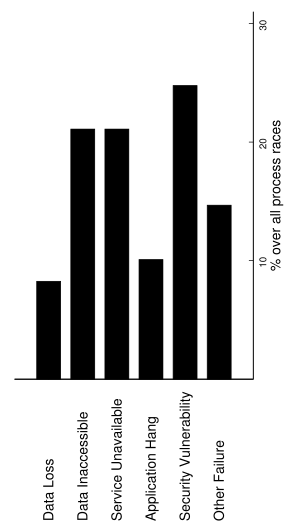

Write the gnuplot code that produced this figure.
reset
set terminal postscript eps enhanced
set style data histograms
set style histogram rowstacked

unset title
set style fill solid
set border 9

unset key
set xtic border in scale 2,0.5 nomirror rotate by 90
set xtic nomirror offset 0,-14
set xtic font "NimbusSanL-Regu, 20"
unset ytics
set y2tics (10, 20, 30) rotate by 90
set y2tics offset 0,-1
set boxwidth 0.7 absolute
set xzeroaxis ls 1
set size .6, 1.5

set bmargin 15

set yrange [0:31]

set y2label "% over all process races" offset -2,0 font "NimbusSanL-Regu, 20"

plot \
	'race-effects.dat' using 2:xticlabels(1)
